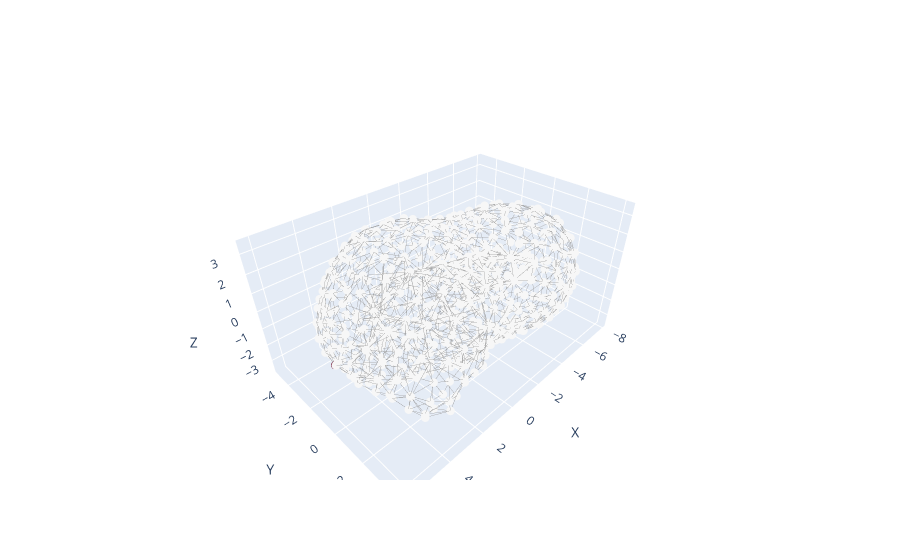

Notebook source saved alongside this figure:
### Markdown cell above
Previously, we analyzed neighborhoods of cells in organoids in terms of **geodesic distances** between cell centers, which allowed us to compute radial profiles and enrichment curves as a function of distance. An alternative approach is to represent the organoid as a **graph**, where each vertex corresponds to a cell and edges connect neighboring cells, defined here as cells whose surface label patches are in contact. Once the organoid is represented as a graph, we can perform **k-nearest-neighbor (kNN) analyses** along the graph edges. 

For example, for cells positive for a given **focal marker**, we can compute the average composition of markers among their $k$ nearest neighbors:

$$
\text{avg\_comp}_m = \frac{1}{N_\text{focal}} \sum_{i \in \text{focal}} \frac{1}{k} \sum_{j \in \text{kNN}(i)} \mathbf{1}_{\text{cell } j \text{ positive for marker } m}
$$

where $N_\text{focal}$ is the number of cells positive for the focal marker, $\mathbf{1}$ is the indicator function, and $\text{kNN}(i)$ denotes the $k$ nearest neighbors of focal cell $i$ along the graph. This method allows us to quantify **local marker co-occurrence** directly in terms of cell adjacency, complementing the distance-based analyses.

### Code cell
cell_graph = build_cell_graph(mesh)

from src.organoid_plotting import plot_organoid_graph

marker_color = markers_cell_binary[:,8]  # e.g., 0/1 for serotonin+
fig = plot_organoid_graph(centroids, cell_graph, marker_color)
fig.show()

### Figure 1 — Plotly figure (JSON) as saved in the notebook; plotly's stock layout.template omitted (floating-point values rounded to 4 significant figures; data arrays with more than 128 entries replaced by an {"elided": "..."} marker saying what was removed)
{"data": [{"hoverinfo": "skip", "line": {"color": "rgba(120,120,120,0.75)", "width": 1}, "mode": "lines", "showlegend": false, "type": "scatter3d", "x": {"elided": "6072 float values"}, "y": {"elided": "6072 float values"}, "z": {"elided": "6072 float values"}}, {"hoverinfo": "skip", "marker": {"cmax": 1, "cmid": 0, "cmin": -1, "color": {"elided": "667 int values"}, "colorscale": [[0, "rgb(5,48,97)"], [0.1, "rgb(33,102,172)"], [0.2, "rgb(67,147,195)"], [0.3, "rgb(146,197,222)"], [0.4, "rgb(209,229,240)"], [0.5, "rgb(247,247,247)"], [0.6, "rgb(253,219,199)"], [0.7, "rgb(244,165,130)"], [0.8, "rgb(214,96,77)"], [0.9, "rgb(178,24,43)"], [1, "rgb(103,0,31)"]], "line": {"width": 0}, "size": 5}, "mode": "markers", "showlegend": false, "type": "scatter3d", "x": {"elided": "667 float values"}, "y": {"elided": "667 float values"}, "z": {"elided": "667 float values"}}], "layout": {"scene": {"aspectmode": "data", "xaxis": {"title": {"text": "X"}}, "yaxis": {"title": {"text": "Y"}}, "zaxis": {"title": {"text": "Z"}}}}}
